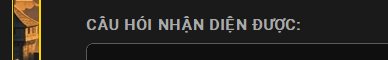
#> input picture debug_ocr/opt_a.png, 388 x 60 px, found by its file name
$ python test_thresh_val.py
#> lines starting #> are read from the running program, lines starting #| are printed output that depends on the picture
import cv2
import pytesseract
from src.core.config import TESSERACT_PATH
pytesseract.pytesseract.tesseract_cmd = TESSERACT_PATH

for opt in ['opt_a.png', 'opt_b.png', 'opt_c.png', 'opt_d.png']:
    path = f'e:\\Tool\\QuestionROK\\debug_ocr\\{opt}'
    img = cv2.imread(path)
#> img is the input picture: shape (60, 388, 3); mean B, G, R 32.6, 36.6, 39.4
    if img is None: continue

    gray = cv2.cvtColor(img, cv2.COLOR_BGR2GRAY)
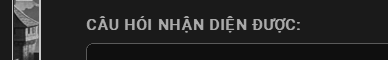
#> gray: shape (60, 388); min 15, max 202, mean 37
    gray = cv2.resize(gray, None, fx=2.0, fy=2.0, interpolation=cv2.INTER_CUBIC)
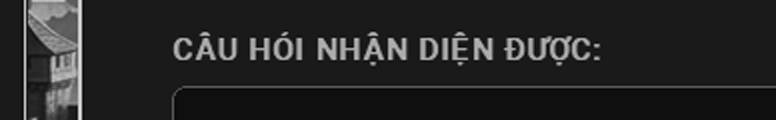
#> gray: shape (120, 776); min 0, max 227, mean 36.9

    # Try different global thresholds
    for thresh_val in [130, 150, 170, 190]:
        _, binary = cv2.threshold(gray, thresh_val, 255, cv2.THRESH_BINARY_INV)
#> (the run stopped early here; a loop or call above may not have finished)

$ run again, with debug_ocr/question.png copied over debug_ocr/opt_a.png
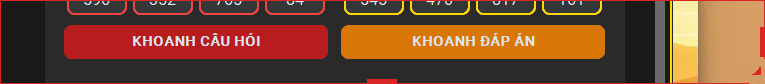
#> input picture debug_ocr/question.png, 765 x 84 px, found by its file name
#> img is the input picture: shape (84, 765, 3); mean B, G, R 46.9, 71.4, 117.2
#> `gray = cv2.resize(gray, None, fx=2.0, fy=2.0, interpolation=cv2.INTER_..`:
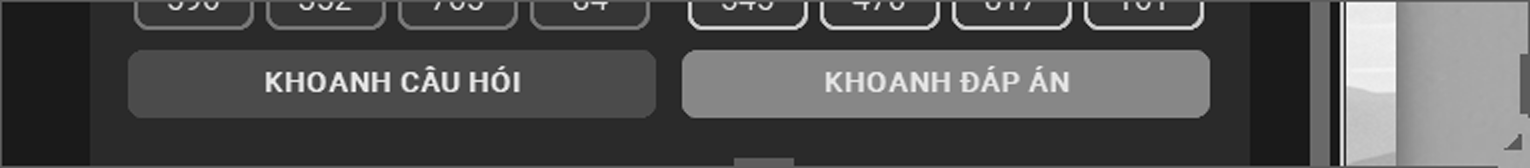
#> gray: shape (168, 1530); min 0, max 255, mean 82.3

$ run again, with debug_ocr/right_half.png copied over debug_ocr/opt_a.png
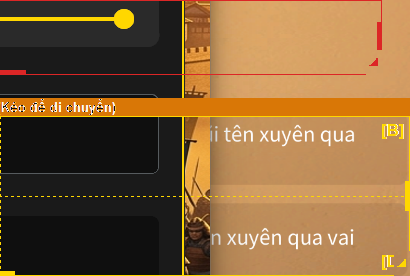
#> input picture debug_ocr/right_half.png, 410 x 276 px, found by its file name
#> img is the input picture: shape (276, 410, 3); mean B, G, R 57.1, 96.2, 130
#> `gray = cv2.cvtColor(img, cv2.COLOR_BGR2GRAY)`:
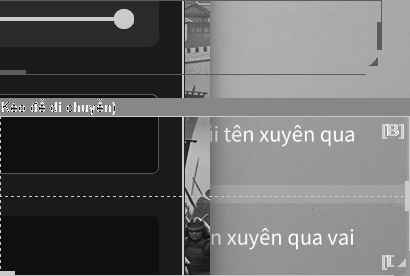
#> gray: shape (276, 410); min 12, max 255, mean 101.8
